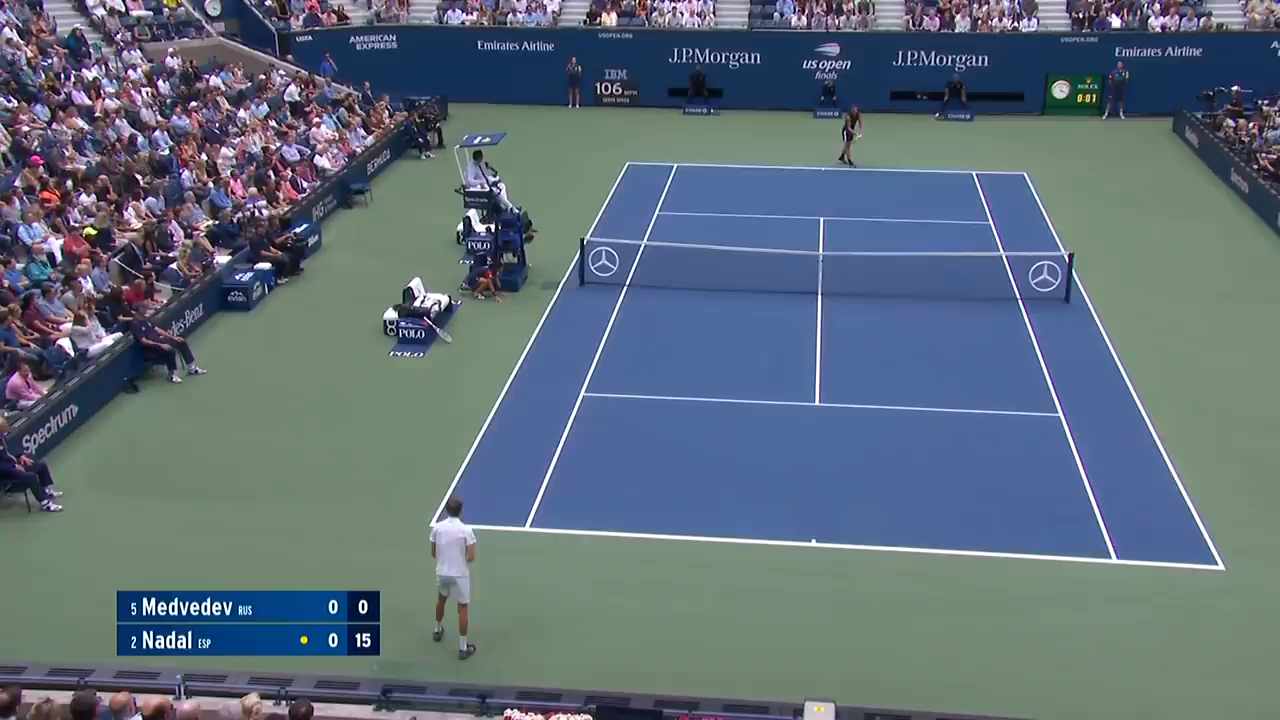
#> input picture video2image/us19-images/00:00-00:07-fps6/001.png, 1280 x 720 px, given in place of 002.png, which was not available
$ python detect_court_lines.py
#> lines starting #> are read from the running program, lines starting #| are printed output that depends on the picture; after the words box and inside, x2 and y2 are one past the last pixel; in counts of white or black regions, pixels touching at a corner belong together; pictures that were not available may be replaced by others from this repository, and a replacement may not be noted
#> further down, frame is the input picture: shape (720, 1280, 3); mean B, G, R 121.6, 109.5, 94.8
import cv2
import numpy as np
from sklearn.cluster import dbscan


# Input: A frame of basketball game
# Output:
# 1. A transformation matrix that maps frame coordinate to tactic board coordinate
# 2. Warped frame

# [89 lines left out: functions find_intersection, find_intersections, calc_transform_matrix, not called in this run]

def detect_edges(frame):
    # Convert BGR to HSV
    frame_hsv = cv2.cvtColor(frame, cv2.COLOR_BGR2HSV)
#> frame_hsv: shape (720, 1280, 3); mean H, S, V 93, 79.8, 130.3

    # define range of blue color in HSV
    lower_blue = np.array([102, 73, 145], np.uint8)
    upper_blue = np.array([123, 182, 175], np.uint8)

    # Threshold the HSV image to get only blue colors
    mask = cv2.inRange(frame_hsv, lower_blue, upper_blue)
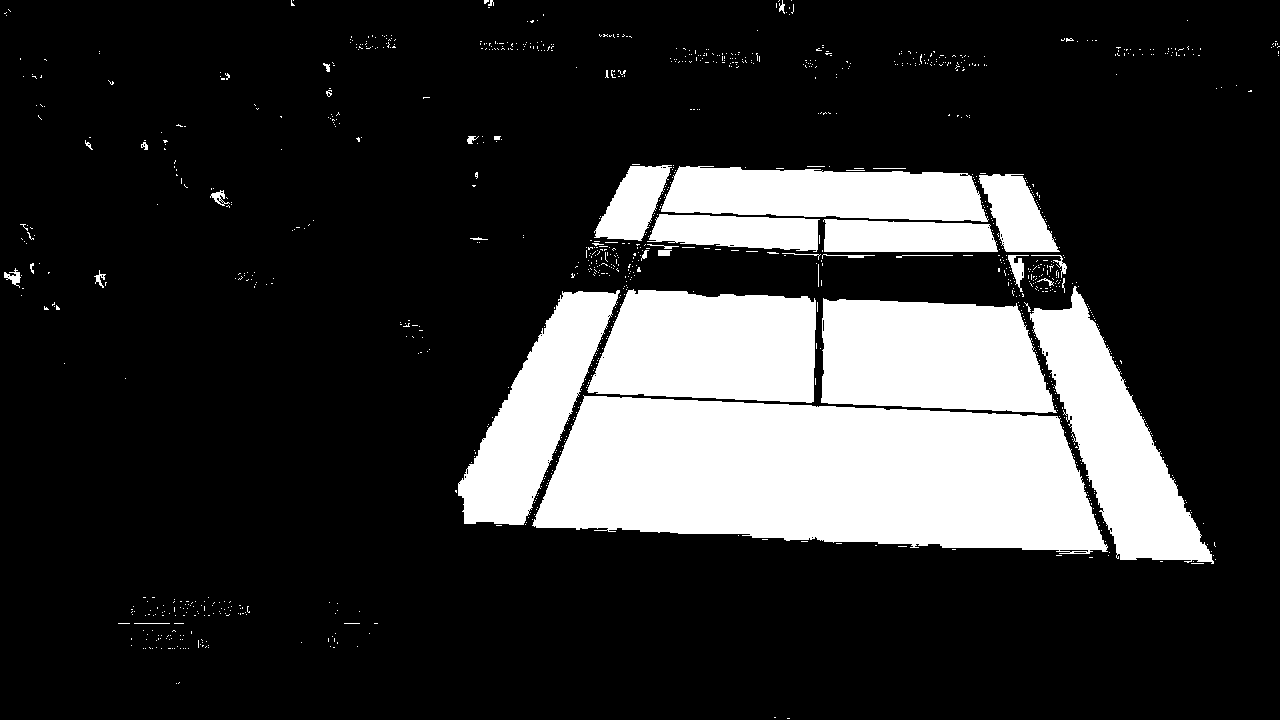
#> mask: shape (720, 1280); 20.1% white; 1143 white regions (1106 under 20 px), largest, box (x1, y1, x2, y2) and area: (532, 395, 1108, 554) 70362, (821, 298, 1057, 413) 22503, (587, 289, 816, 403) 21711

    # Bitwise-AND mask and original image
    res = cv2.bitwise_and(frame, frame, mask=mask)
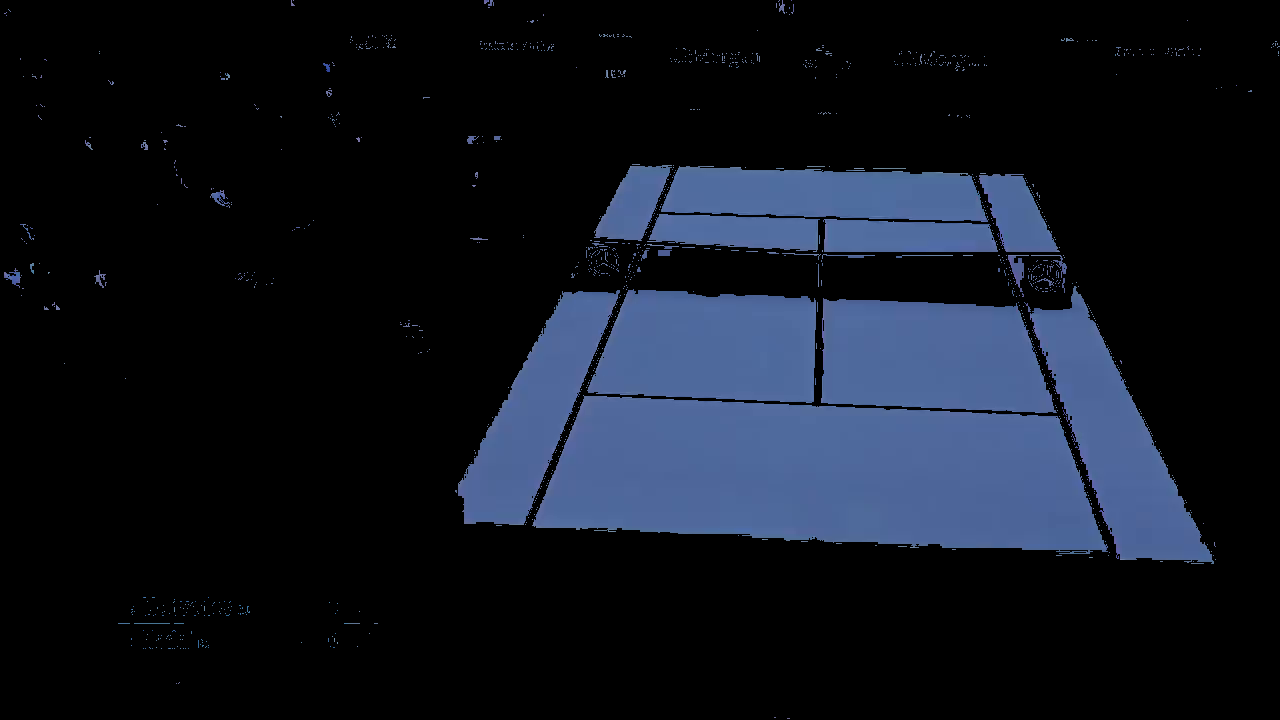
#> res: shape (720, 1280, 3); mean B, G, R 31.4, 21.1, 16.1

    cv2.imwrite('frame.jpg', frame)
    cv2.imwrite('mask.jpg', mask)
    cv2.imwrite('res.jpg', res)

    # erosion and dilation
    kernel_size = 3
    kernel = np.ones((kernel_size, kernel_size), np.uint8)
    mask = cv2.erode(mask, kernel, iterations=3)
#> mask: shape (720, 1280); 17.4% white; 12 white regions (1 under 20 px), largest, box (x1, y1, x2, y2) and area: (539, 399, 1101, 547) 65767, (825, 302, 1050, 410) 20367, (592, 293, 813, 399) 19600
    mask = cv2.dilate(mask, kernel, iterations=3)
#> mask: shape (720, 1280); 19.6% white; 12 white regions, largest, box (x1, y1, x2, y2) and area: (536, 396, 1104, 550) 70129, (822, 299, 1053, 413) 22437, (589, 290, 816, 402) 21658

    cv2.imwrite('mask-erosion-dilation.jpg', mask)

    # edge detection
    edges = cv2.Canny(mask, 1000, 1500, apertureSize=3)
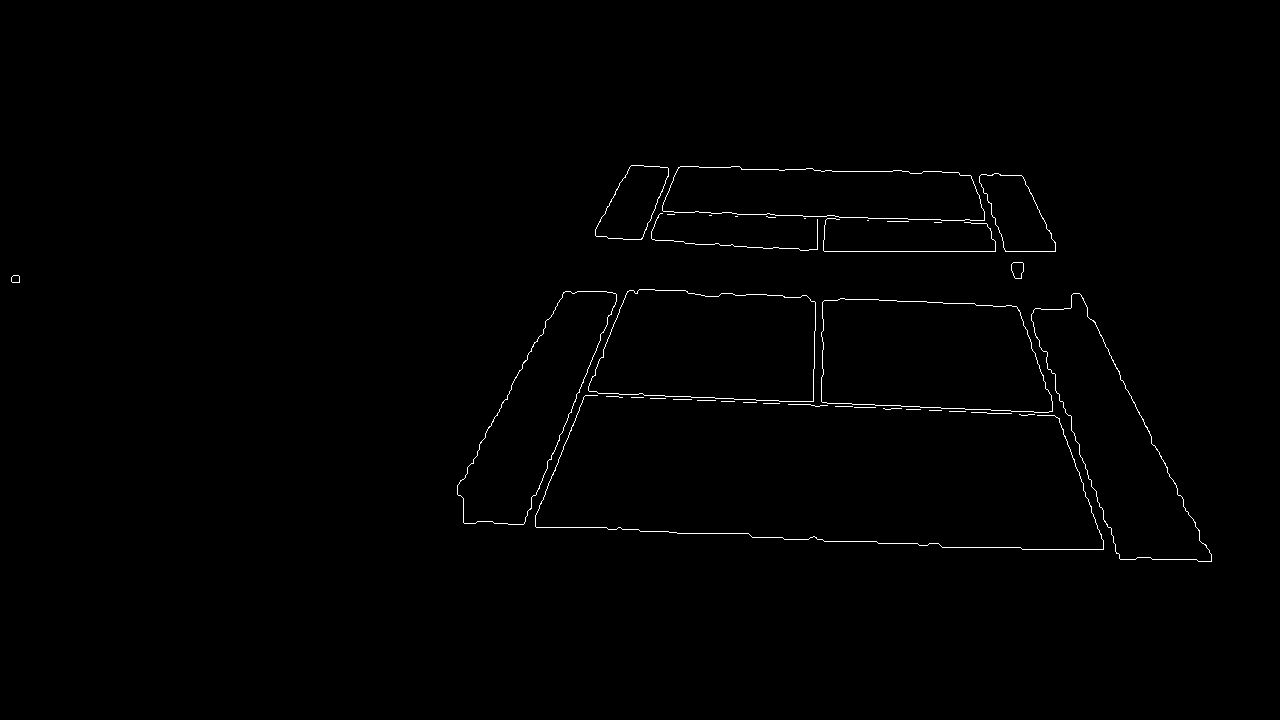
#> edges: shape (720, 1280); 0.61% white in thin lines or dots, all inside (x1, y1, x2, y2) = (11, 165, 1212, 562)

    cv2.imwrite('mask-edges.jpg', edges)

    # calculate Hough lines
    lines = cv2.HoughLines(edges, 1, np.pi/180, 50)
#> lines = 104 rows, first 8: [496, 1.62], [251, 1.57], [360, 1.62], [690, 0.384], [187, 1.61], [375, 1.61], [-851, 2.79], [269, 1.61]

    if lines is None:
        return None

    line_pts = []
    n_lines = 60
    for i in range(min(n_lines, len(lines))):
        for rho,theta in lines[i]:
            a = np.cos(theta)
            b = np.sin(theta)
            x0 = a*rho
            y0 = b*rho
            x1 = int(x0 + 1000*(-b))
            y1 = int(y0 + 1000*(a))
            x2 = int(x0 - 1000*(-b))
            y2 = int(y0 - 1000*(a))
            cv2.line(frame,(x1, y1), (x2, y2),(0, 0, 255), 2)
            line_pts.append([(x1, y1), (x2, y2)])
#> this loop made 60 passes
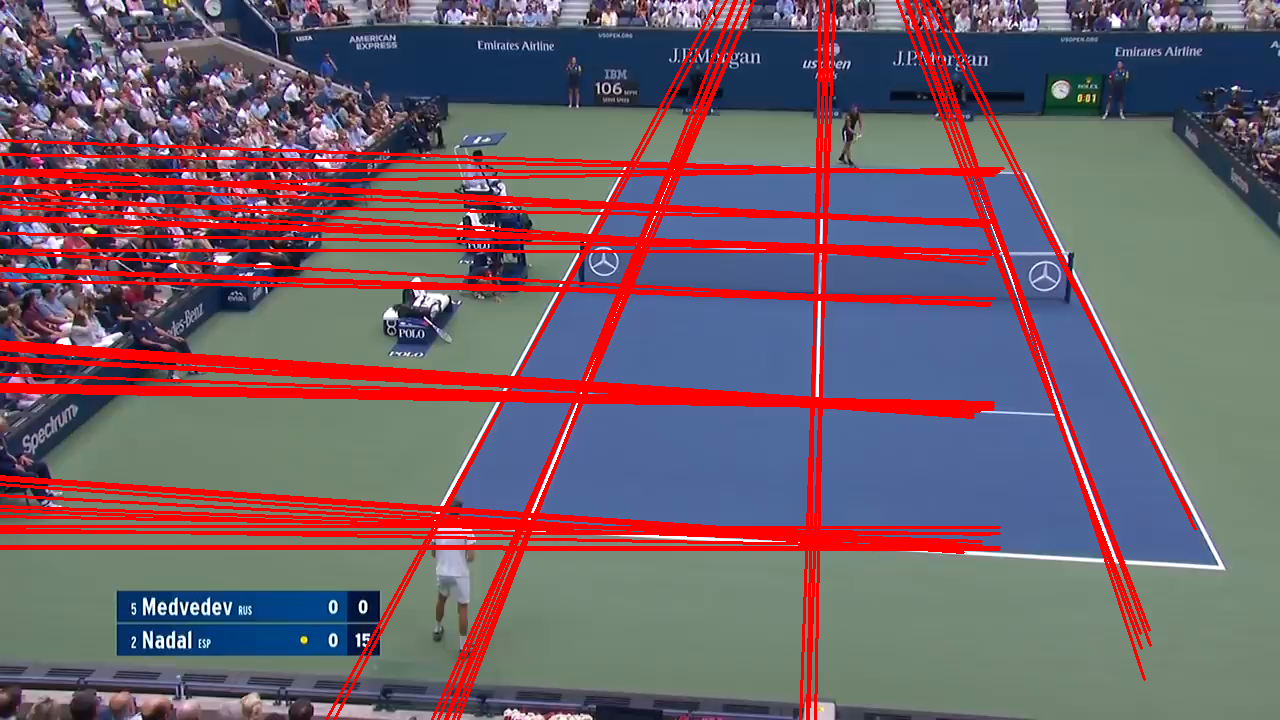
#> frame: shape (720, 1280, 3); 13.5% of pixels changed, all inside (x1, y1, x2, y2) = (0, 0, 1197, 720)
#> after the loop, line_pts = 60 items
    cv2.imwrite('houghlines.jpg',frame)
    return line_pts

if __name__ == '__main__':
    frame_path_format = '../video2image/us19-images/{0:03d}.png'
    start, end = 2, 3

    for i in range(start, end):
        frame_path = frame_path_format.format(i)
        frame = cv2.imread(frame_path)
        line_pts = detect_edges(frame)
#> line_pts = 60 items
#> (the run stopped early here; a loop or call above may not have finished)

$ run again, on video2image/us19-images/00:14-00:22-fps6/002.png
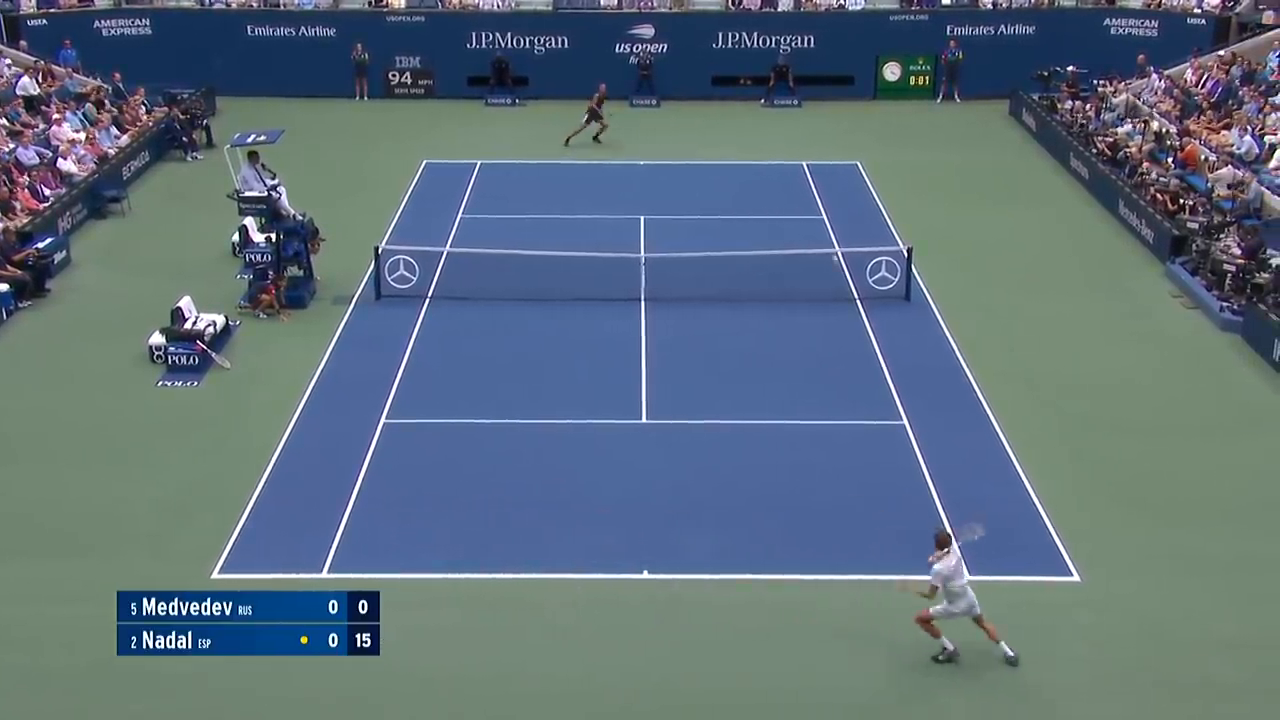
#> input picture video2image/us19-images/00:14-00:22-fps6/002.png, 1280 x 720 px, found by its file name
#> frame is the input picture: shape (720, 1280, 3); mean B, G, R 124, 111.4, 93.5
#> frame_hsv: shape (720, 1280, 3); mean H, S, V 89, 82.7, 132.9
#> in detect_edges, `mask = cv2.inRange(frame_hsv, lower_blue, upper_blue)`:
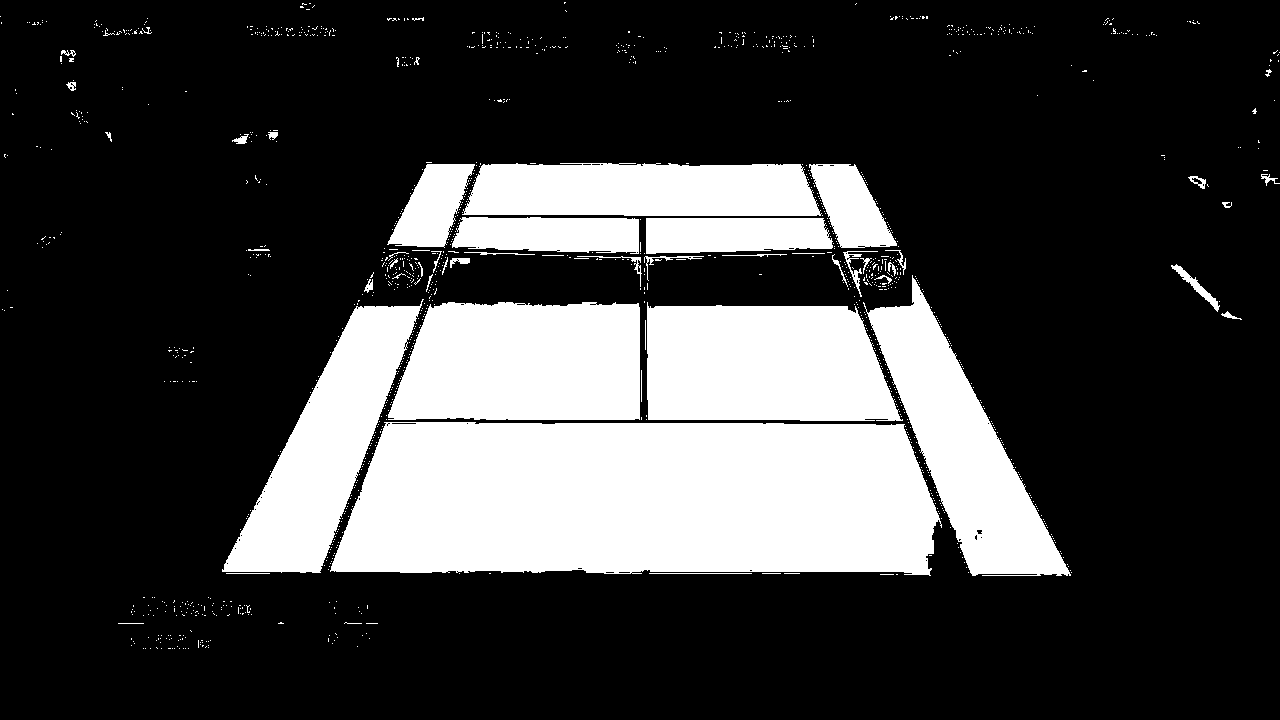
#> mask: shape (720, 1280); 24.4% white; 1344 white regions (1293 under 20 px), largest, box (x1, y1, x2, y2) and area: (330, 422, 942, 576) 84533, (388, 302, 640, 420) 26772, (647, 302, 903, 421) 26427
#> edges: shape (720, 1280); 0.68% white in thin lines or dots, all inside (x1, y1, x2, y2) = (223, 163, 1067, 575)
#> lines = 114 rows, first 8: [571, 1.57], [419, 1.57], [422, 1.57], [305, 1.57], [164, 1.57], [215, 1.57], [409, 1.59], [-676, 2.65]
#> the loop in detect_edges, `for i in range(min(n_lines, len(lines))):` made 60 passes
#> after the loop in detect_edges, `for i in range(min(n_lines, len(lines))):`:
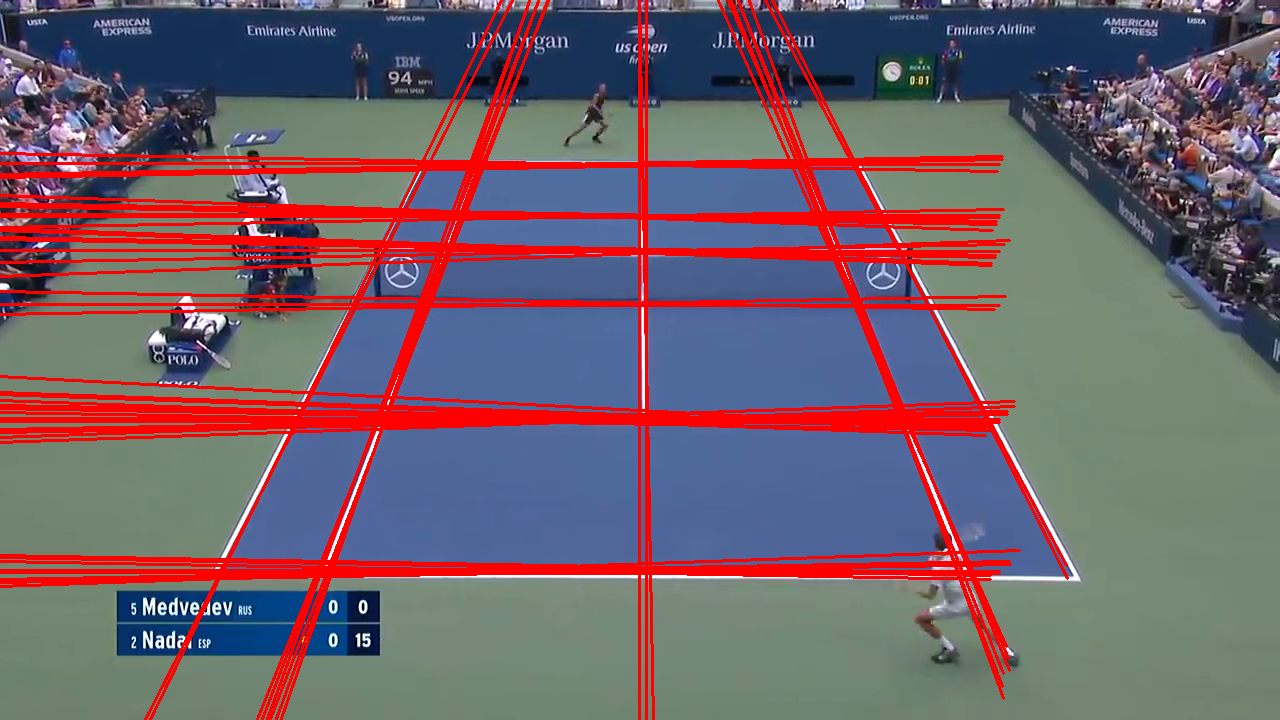
#> frame: shape (720, 1280, 3); 12.8% of pixels changed, all inside (x1, y1, x2, y2) = (0, 0, 1069, 720)
#> after the loop in detect_edges, `for i in range(min(n_lines, len(lines))):`: line_pts = 60 items
